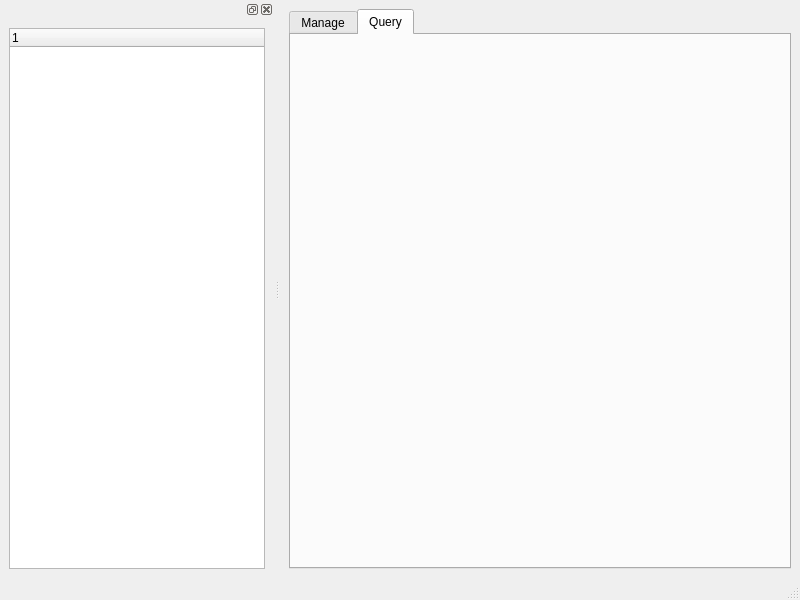
<?xml version="1.0" encoding="UTF-8"?>
<ui version="4.0">
 <class>MainWindow</class>
 <widget class="QMainWindow" name="MainWindow">
  <property name="geometry">
   <rect>
    <x>0</x>
    <y>0</y>
    <width>800</width>
    <height>600</height>
   </rect>
  </property>
  <property name="windowTitle">
   <string>MainWindow</string>
  </property>
  <widget class="QWidget" name="centralwidget">
   <layout class="QHBoxLayout" name="horizontalLayout">
    <item>
     <widget class="QTabWidget" name="tabWidget">
      <property name="currentIndex">
       <number>1</number>
      </property>
      <widget class="QWidget" name="tab">
       <attribute name="title">
        <string>Manage</string>
       </attribute>
      </widget>
      <widget class="QWidget" name="tab_2">
       <attribute name="title">
        <string>Query</string>
       </attribute>
      </widget>
     </widget>
    </item>
   </layout>
  </widget>
  <widget class="QMenuBar" name="menubar">
   <property name="geometry">
    <rect>
     <x>0</x>
     <y>0</y>
     <width>800</width>
     <height>24</height>
    </rect>
   </property>
  </widget>
  <widget class="QStatusBar" name="statusbar"/>
  <widget class="QDockWidget" name="dockWidget">
   <attribute name="dockWidgetArea">
    <number>1</number>
   </attribute>
   <widget class="QWidget" name="dockWidgetContents">
    <layout class="QVBoxLayout" name="verticalLayout">
     <item>
      <widget class="QTreeWidget" name="treeWidget">
       <column>
        <property name="text">
         <string notr="true">1</string>
        </property>
       </column>
      </widget>
     </item>
    </layout>
   </widget>
  </widget>
 </widget>
 <resources/>
 <connections/>
</ui>
